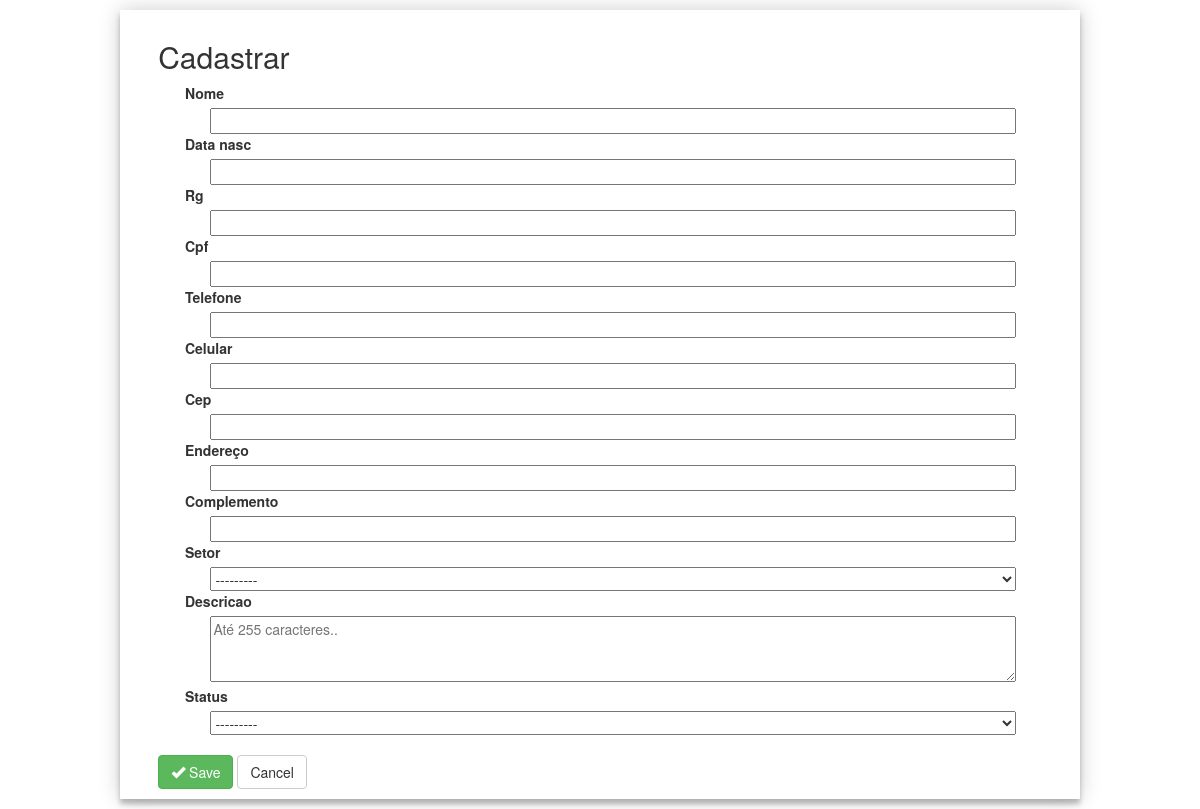
Before: /clinica/create/ with the older database file.
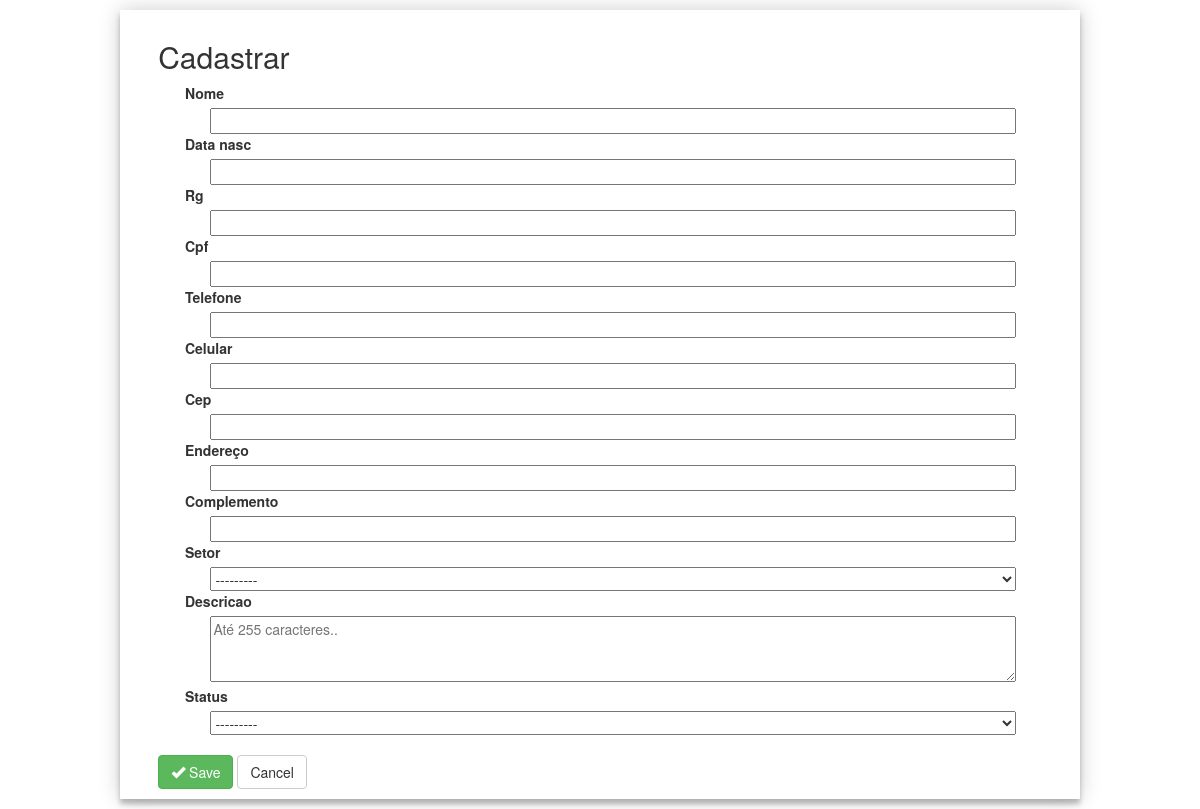
After: the same page with the newer database file.
### clinica/models.py (models this page shows)
class Setor(models.Model):
    setor = models.CharField(max_length=100)
    def __str__(self):
        return self.setor

class Status(models.Model):
    status = models.CharField(max_length=50)
    def __str__(self):
        return self.status

### clinica/views.py (the view, shortened to what this page needs)
# urls.py: path('create/', PessoaCreateView.as_view(), name='pessoa-create'),
class PessoaCreateView(CreateView):
    template_name = 'clinica/pessoa_create.html'
    form_class = PessoaModelForm
    queryset = Pessoa.objects.all()

### clinica/forms.py
class PessoaModelForm(forms.ModelForm):
    class Meta:
        model = Pessoa
        fields = (
            'nome',
            'data_nasc',
            'rg',
            'cpf',
            'telefone',
            'celular',
            'cep',
            'linha1',
            'linha2',
            'setor',
            'descricao',
            'status',
        )
        widgets ={
            'descricao':forms.Textarea(attrs={'rows':3,'placeholder':'Até 255 caracteres..'})
        }

### clinica/templates/clinica/pessoa_create.html (shortened to what this page needs)
{% extends 'base.html'%}
{% load widget_tweaks %}
{% block content %}
<div class="container-form">
    <form method="post" enctype="multipart/form-data">
      <div class="form-group">
              <h2>Cadastrar</h2>
              {% for field in form.visible_fields %}
              <div class="form-group">
                <label for="{{ field.id_for_label }}">{{ field.label }}</label>
                {{ field|add_class:'form-group' }}
              </div>
            {% endfor %}
            <br>
      </div>
      <div class="form-group">
        <button type="submit" class="btn btn-success">
          <span class="glyphicon glyphicon-ok"></span> Save
        </button>
        <a href="/clinica" class="btn btn-default">Cancel</a>
      </div>
    </form>
</div>
{% endblock %}

Changed rows visible on the page:
added Setor: visible_fields "---------"
added Status: visible_fields "---------"
